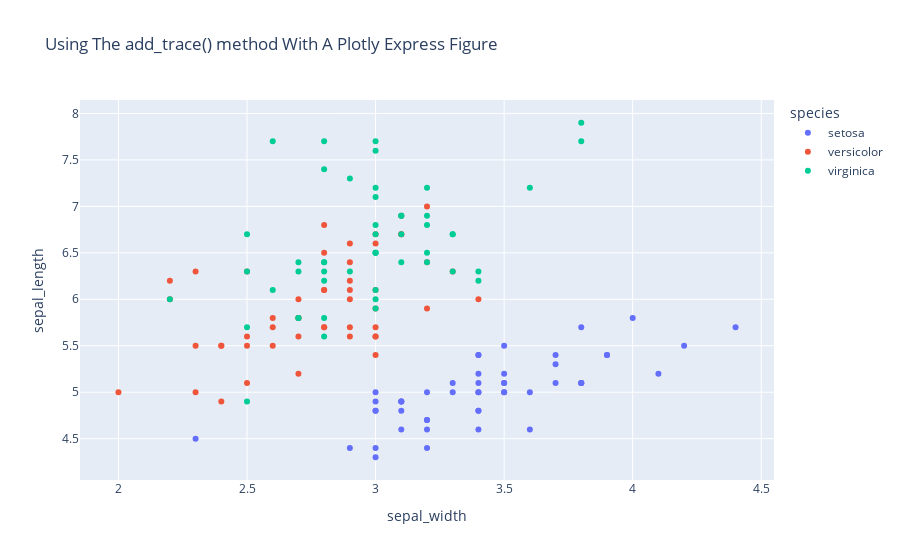

This figure's notebook cell:
### Code cell
fig = px.scatter(df, x="sepal_width", y="sepal_length", color="species",
                 title="Using The add_trace() method With A Plotly Express Figure")
fig.show()
#fig.show() 에러발생시 아래와 같이 HTML 함수로 시각화 결과 출력
# HTML(fig.to_html())

### Figure 1 — Plotly figure (JSON) as saved in the notebook; plotly's stock layout.template omitted (floating-point values rounded to 4 significant figures)
{"data": [{"hovertemplate": "species=setosa<br>sepal_width=%{x}<br>sepal_length=%{y}<extra></extra>", "legendgroup": "setosa", "marker": {"color": "#636efa", "symbol": "circle"}, "mode": "markers", "name": "setosa", "orientation": "v", "showlegend": true, "type": "scatter", "x": [3.5, 3, 3.2, 3.1, 3.6, 3.9, 3.4, 3.4, 2.9, 3.1, 3.7, 3.4, 3, 3, 4, 4.4, 3.9, 3.5, 3.8, 3.8, 3.4, 3.7, 3.6, 3.3, 3.4, 3, 3.4, 3.5, 3.4, 3.2, 3.1, 3.4, 4.1, 4.2, 3.1, 3.2, 3.5, 3.1, 3, 3.4, 3.5, 2.3, 3.2, 3.5, 3.8, 3, 3.8, 3.2, 3.7, 3.3], "xaxis": "x", "y": [5.1, 4.9, 4.7, 4.6, 5, 5.4, 4.6, 5, 4.4, 4.9, 5.4, 4.8, 4.8, 4.3, 5.8, 5.7, 5.4, 5.1, 5.7, 5.1, 5.4, 5.1, 4.6, 5.1, 4.8, 5, 5, 5.2, 5.2, 4.7, 4.8, 5.4, 5.2, 5.5, 4.9, 5, 5.5, 4.9, 4.4, 5.1, 5, 4.5, 4.4, 5, 5.1, 4.8, 5.1, 4.6, 5.3, 5], "yaxis": "y"}, {"hovertemplate": "species=versicolor<br>sepal_width=%{x}<br>sepal_length=%{y}<extra></extra>", "legendgroup": "versicolor", "marker": {"color": "#EF553B", "symbol": "circle"}, "mode": "markers", "name": "versicolor", "orientation": "v", "showlegend": true, "type": "scatter", "x": [3.2, 3.2, 3.1, 2.3, 2.8, 2.8, 3.3, 2.4, 2.9, 2.7, 2, 3, 2.2, 2.9, 2.9, 3.1, 3, 2.7, 2.2, 2.5, 3.2, 2.8, 2.5, 2.8, 2.9, 3, 2.8, 3, 2.9, 2.6, 2.4, 2.4, 2.7, 2.7, 3, 3.4, 3.1, 2.3, 3, 2.5, 2.6, 3, 2.6, 2.3, 2.7, 3, 2.9, 2.9, 2.5, 2.8], "xaxis": "x", "y": [7, 6.4, 6.9, 5.5, 6.5, 5.7, 6.3, 4.9, 6.6, 5.2, 5, 5.9, 6, 6.1, 5.6, 6.7, 5.6, 5.8, 6.2, 5.6, 5.9, 6.1, 6.3, 6.1, 6.4, 6.6, 6.8, 6.7, 6, 5.7, 5.5, 5.5, 5.8, 6, 5.4, 6, 6.7, 6.3, 5.6, 5.5, 5.5, 6.1, 5.8, 5, 5.6, 5.7, 5.7, 6.2, 5.1, 5.7], "yaxis": "y"}, {"hovertemplate": "species=virginica<br>sepal_width=%{x}<br>sepal_length=%{y}<extra></extra>", "legendgroup": "virginica", "marker": {"color": "#00cc96", "symbol": "circle"}, "mode": "markers", "name": "virginica", "orientation": "v", "showlegend": true, "type": "scatter", "x": [3.3, 2.7, 3, 2.9, 3, 3, 2.5, 2.9, 2.5, 3.6, 3.2, 2.7, 3, 2.5, 2.8, 3.2, 3, 3.8, 2.6, 2.2, 3.2, 2.8, 2.8, 2.7, 3.3, 3.2, 2.8, 3, 2.8, 3, 2.8, 3.8, 2.8, 2.8, 2.6, 3, 3.4, 3.1, 3, 3.1, 3.1, 3.1, 2.7, 3.2, 3.3, 3, 2.5, 3, 3.4, 3], "xaxis": "x", "y": [6.3, 5.8, 7.1, 6.3, 6.5, 7.6, 4.9, 7.3, 6.7, 7.2, 6.5, 6.4, 6.8, 5.7, 5.8, 6.4, 6.5, 7.7, 7.7, 6, 6.9, 5.6, 7.7, 6.3, 6.7, 7.2, 6.2, 6.1, 6.4, 7.2, 7.4, 7.9, 6.4, 6.3, 6.1, 7.7, 6.3, 6.4, 6, 6.9, 6.7, 6.9, 5.8, 6.8, 6.7, 6.7, 6.3, 6.5, 6.2, 5.9], "yaxis": "y"}], "layout": {"legend": {"title": {"text": "species"}, "tracegroupgap": 0}, "title": {"text": "Using The add_trace() method With A Plotly Express Figure"}, "xaxis": {"anchor": "y", "domain": [0, 1], "title": {"text": "sepal_width"}}, "yaxis": {"anchor": "x", "domain": [0, 1], "title": {"text": "sepal_length"}}}}
